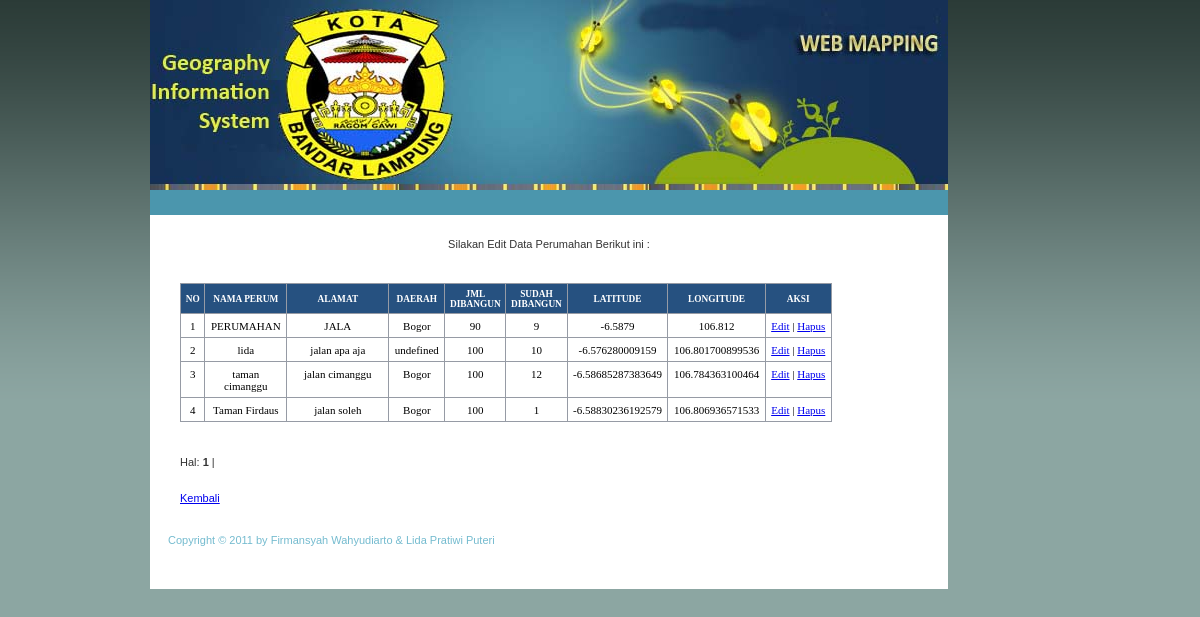
/editperum.php, run on the app's committed database.
### tables this page shows
CREATE TABLE IF NOT EXISTS `perumahan` (
  `id_perumahan` int(5) NOT NULL auto_increment,
  `nama_perum` varchar(100) NOT NULL,
  `alamat` tinytext NOT NULL,
  `id` int(5) NOT NULL,
  `daerah` varchar(10) NOT NULL default '''Bogor''',
  `jumlah_dibangun` int(10) NOT NULL,
  `sudah_dibangun` int(10) NOT NULL,
  `lat` double NOT NULL,
  `lng` double NOT NULL,
  PRIMARY KEY  (`id_perumahan`)
);

### editperum.php (the view, shortened to what this page needs)
<html>
<head>
<?php include("koneksi.php");
include("class_paging.php");
?>
<link rel="stylesheet" type="text/css" href="style_edit2.css" />
<div id="main_content">
		<div id="top_banner"></div>
  <div id="page_content">
                <div>
                    <ul class="menu">
                    </ul>
                </div>
          <div class="clear">
          	<br>
          </div>
    <p>Silakan Edit Data Perumahan Berikut ini :</p><br>
    <div id="tengah3">
    <?php
    $aksi="aksi_perum.php";
switch($_GET[act]){
  default:
    echo "<table border=1>
          <tr>
		  <th>No</th>
		  <th>Nama Perum</th>
		  <th>Alamat</th>
		  <th>Daerah</th>
		  <th>Jml Dibangun</th>
		  <th>Sudah Dibangun</th>
		  <th>Latitude</th>
		  <th>Longitude</th>
		  <th>Aksi</th>
		  </tr>";
    $p      = new Paging;
    $batas  = 10;
    $posisi = $p->cariPosisi($batas);
    $tampil=mysql_query("SELECT * FROM perumahan ORDER BY id_perumahan DESC LIMIT $posisi,$batas");
    $no = $posisi+1;
    while ($r=mysql_fetch_array($tampil)){
      echo "
	  			<tr align=center>
				<td>$no</td>
                <td width=70>$r[nama_perum]</td>
                <td width=90>$r[alamat]</td>
                <td width=40>$r[daerah]</td>
				<td width=40>$r[jumlah_dibangun]</td>
                <td width=40>$r[sudah_dibangun]</td>
				<td>$r[lat]</td>
				<td>$r[lng]</td>
                <td><a href=?jenis=perum&act=edit_perum&id=$r[id_perumahan]>Edit</a> |
	                  <a href=$aksi?jenis=perum&act=hapus&id=$r[id_perumahan]>Hapus</a>
		        </tr>";
      $no++;
    }
    echo "</table>";
    $jmldata=mysql_num_rows(mysql_query("SELECT * FROM perumahan"));
    $jmlhalaman  = $p->jumlahHalaman($jmldata, $batas);
    $linkHalaman = $p->navHalaman($_GET[halaman], $jmlhalaman);
	echo "<br /> <br />";
    echo "<div id=paging>Hal: $linkHalaman</div><br>";
    break;
}
?>
<br>
<a href="../halaman_utama.php">Kembali</a>
    </div>
  </div>
<div id="footer">
		<div class="footer_links">
                 <a href="#" title="">Copyright &copy; 2011 by Firmansyah Wahyudiarto & Lida Pratiwi Puteri</a><a href="#" title=""></a>
        </div>
    	<div class="copyright"></div>
</div>
</div>
</body>
</html>

### class_paging.php (shortened to what this page needs)
<?php
class Paging{
function cariPosisi($batas){
if(empty($_GET['halaman'])){
	$posisi=0;
}
else{
	$posisi = ($_GET['halaman']-1) * $batas;
}
return $posisi;
}
function jumlahHalaman($jmldata, $batas){
$jmlhalaman = ceil($jmldata/$batas);
return $jmlhalaman;
}
function navHalaman($halaman_aktif, $jmlhalaman){
$link_halaman = "";
for ($i=1; $i<=$jmlhalaman; $i++){
  if ($i == $halaman_aktif){
    $link_halaman .= "<b>$i</b> | ";
  }
else{
  $link_halaman .= "<a href=$_SERVER[PHP_SELF]?module=$_GET[module]&halaman=$i>$i</a> | ";
}
$link_halaman .= " ";
}
return $link_halaman;
}
}
?>

### style_edit2.css (style rules this page uses)
.clear { clear:both; }
#main_content { width:798px; height:auto; margin:auto; background-color:#FFFFFF; }
#top_banner { width:798px; height:190px; background:url(images/top_banner.jpg) no-repeat center; }
ul.menu { list-style-type:none; float:left; display:block; width:798px; height:25px; clear:both; margin:0; padding:0; background-color:#4B96AD; }
#page_content { padding:0 0 20px 0; }
#footer { width:798px; height:65px; clear:both; background:url(images/footer_bg.jpg) no-repeat left; }
.footer_links { float:left; padding:10px; }
.footer_links a { text-decoration:none; padding:0 8px 0 8px; color:#74BBCF; }
.copyright { float:right; padding-right:15px; padding-top:7px; }
#main_content #page_content table { text-align: center; }
#main_content #page_content table { text-align: left; font-size: 11px; }
#tengah3 { text-align: left; padding: 0px; margin-left: 30px; }
#main_content #page_content p { text-align: center; }
#main_content #page_content table { text-align: left; color: #000; }
table { font-family: Tahoma; font-size: 8pt; border-width: 1px; border-style: solid; border-color: #999999; border-collapse: collapse; margin: 10px 0px; }
th { color: #FFFFFF; font-size: 7pt; text-transform: uppercase; text-align: center; padding: 0.5em; border-width: 1px; border-style: solid; border-color: #969BA5; border-collapse: collapse; background-color: #265180; }
td { padding: 0.5em; vertical-align: top; border-width: 1px; border-style: solid; border-color: #969BA5; border-collapse: collapse; }

### data on the page
perumahan: nama_perum "PERUMAHAN", alamat "JALA", daerah "Bogor", jumlah_dibangun "90", sudah_dibangun "9", lat "-6.5879", lng "106.812"
perumahan: nama_perum "lida", alamat "jalan apa aja", daerah "undefined", jumlah_dibangun "100", sudah_dibangun "10", lat "-6.576280009159", lng "106.801700899536"
perumahan: nama_perum "taman cimanggu", alamat "jalan cimanggu", daerah "Bogor", jumlah_dibangun "100", sudah_dibangun "12", lat "-6.58685287383649", lng "106.784363100464"
perumahan: nama_perum "Taman Firdaus", alamat "jalan soleh", daerah "Bogor", jumlah_dibangun "100", sudah_dibangun "1", lat "-6.58830236192579", lng "106.806936571533"
